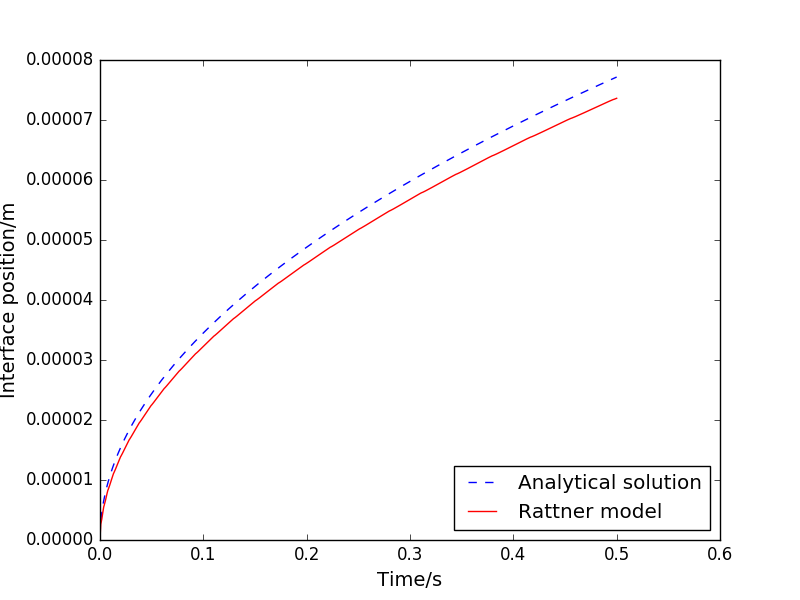

This chart was generated by the following Python code:
import numpy as np
import math
import matplotlib.pyplot as plt
file='LiquidAccumulation.dat'

a0=np.loadtxt(file)

xData0=a0[:,0]
yData0=a0[:,2]
yData1=2*0.1355*np.sqrt(0.681*xData0/1000/4200)
yData2=np.sqrt(2*xData0*0.681/1000/4200/(0.5+2.4e6/4200/20))


plt.xlabel('Time/s', size=14)
plt.ylabel('Interface position/m', size=14)
plt.plot(xData0, yData1, color='b', linestyle='--', label='Analytical solution')
plt.plot(xData0, yData0, color='r', linestyle='-', label='Rattner model')

plt.legend(loc='lower right')
plt.savefig('plot.png')
plt.show()

